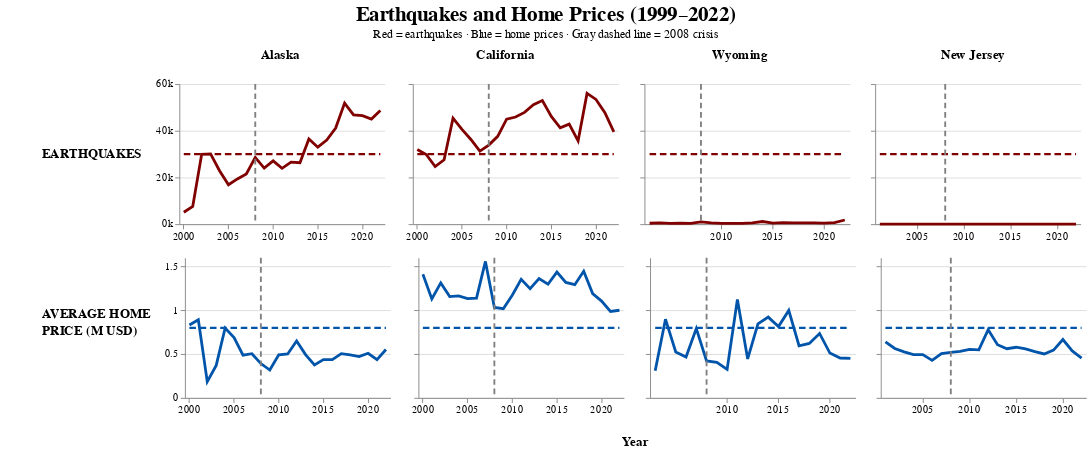

Write notebook code for a chart like this one.
### Markdown cell above
# Focus sur un Californie et Alaska

### Code cell
import altair as alt
import pandas as pd

# --- (Configuration des données et constantes) ---
states_of_interest = ["Alaska", "California", "Wyoming", "New Jersey"]

df = df_state_ACNJW[
    (df_state_ACNJW["state"].isin(states_of_interest)) &
    (df_state_ACNJW["year"] >= 1998) &
    (df_state_ACNJW["year"] <= 2022) &
    (df_state_ACNJW["n_earthquakes"] > 0) &
    (df_state_ACNJW["avg_price"] > 0)
].copy()

df["avg_price_million"] = df["avg_price"] / 1_000_000
df["state"] = pd.Categorical(df["state"], categories=states_of_interest, ordered=True)

RED = "#800000"
BLUE = "#0055aa"

crisis_line = alt.Chart(pd.DataFrame({"year":[2008]})).mark_rule(
    color="gray", strokeDash=[6,4], strokeWidth=2
).encode(x="year:O")

# ----------------------------------------------------
# 1. NEW FUNCTION: COMBINED MINI-PANEL BUILDER
# FIX: 'None' for format replaced with an empty string ('')
# ----------------------------------------------------
def make_consistent_panel(data, y_field, color, index, is_earthquake_panel=False):
    # Only show Y-axis labels for the first panel (index 0)
    show_labels = (index == 0)

    # CORRECTION : Utiliser '' au lieu de None pour le format par défaut.
    y_axis_format = '~s' if is_earthquake_panel else '' 

    base = alt.Chart(data).encode(
        x=alt.X("year:O",
                title=None,
                axis=alt.Axis(
                    values=list(range(1990, 2026, 5)),
                    labelAngle=0,
                    labelFontSize=11,
                    titleFontSize=12
                ))
    )
    line = base.mark_line(color=color, strokeWidth=3).encode(
        y=alt.Y(y_field,
                title=None,
                # Encodage de l'axe Y pour le partage d'échelle et le contrôle des labels
                axis=alt.Axis(
                    labels=show_labels, 
                    labelFontSize=11,
                    titleFontSize=12,
                    format=y_axis_format # Applique le format K ou le format par défaut ('')
                )
        )
    )
    trend = base.transform_regression("year", y_field).mark_line(
        color=color, strokeDash=[7,4], strokeWidth=2.5
    )
    return (line + trend + crisis_line).properties(width=220, height=150)

# ---------------------------
# 2. BUILD 4 PANELS FOR EARTHQUAKES
# ---------------------------
eq_panels_list = [
    make_consistent_panel(df[df["state"] == state], "n_earthquakes:Q", RED, i, is_earthquake_panel=True)
    for i, state in enumerate(states_of_interest)
]

eq_panels = alt.hconcat(
    *eq_panels_list,
    spacing=20
).resolve_scale(
    y="shared"
)

# ---------------------------
# 3. BUILD 4 PANELS FOR PRICES
# ---------------------------
pr_panels_list = [
    make_consistent_panel(df[df["state"] == state], "avg_price_million:Q", BLUE, i, is_earthquake_panel=False)
    for i, state in enumerate(states_of_interest)
]

pr_panels = alt.hconcat(
    *pr_panels_list,
    spacing=20
).resolve_scale(
    y="shared"
)

# ---------------------------
# STATE LABELS (Alignement parfait)
# ---------------------------
state_labels_charts = [
    alt.Chart().mark_text(text=state, fontSize=14, fontWeight="bold", align="center").encode(
        # Positionne le texte au milieu de la colonne de 220px
        x=alt.value(200) 
    ).properties(
        width=220, 
        height=20
    )
    for state in states_of_interest
]

state_labels = alt.hconcat(
    *state_labels_charts
)


# ---------------------------
# ROW HEADERS
# ---------------------------
eq_header = alt.Chart().mark_text(
    text="EARTHQUAKES",
    fontSize=14,
    fontWeight="bold",
    align="left",
    baseline="middle",
    dy=0
).properties(
    width=80,
    height=150
)

pr_header = alt.Chart().mark_text(
    text="AVERAGE HOME\nPRICE (M USD)",
    fontSize=14,
    fontWeight="bold",
    align="left",
    lineBreak='\n',
    baseline="middle",
    lineHeight=18,
    dy=-14
).properties(
    width=80,
    height=150
)

# ---------------------------
# ESPACES VIDES POUR ALIGNEMENT
# ---------------------------
empty_spacer = alt.Chart().mark_text(text="").properties(width=80, height=20)
x_spacer = alt.Chart().mark_text(text="").properties(width=80, height=30)

# ---------------------------
# AXE X GLOBAL
# ---------------------------
xlabel = alt.Chart().mark_text(
    text="Year", fontSize=14, fontWeight="bold"
).encode(x=alt.value(580) 
).properties(width=(220*4) + (20*3), height=30)

# ---------------------------
# LAYOUT FINAL (4×2)
# ---------------------------
eq_row_with_header = alt.hconcat(
    eq_header,
    eq_panels,
    spacing=15
)
pr_row_with_header = alt.hconcat(
    pr_header,
    pr_panels,
    spacing=15
)

state_labels_with_spacer = alt.hconcat(
    empty_spacer.properties(height=20),
    state_labels,
    spacing=15
)
xlabel_with_spacer = alt.hconcat(
    x_spacer.properties(height=30),
    xlabel,
    spacing=15
)

full_layout = alt.vconcat(
    state_labels_with_spacer,
    eq_row_with_header,
    pr_row_with_header,
    xlabel_with_spacer
).properties(
    title={
        "text": "Earthquakes and Home Prices (1999–2022)",
        "subtitle": "Red = earthquakes · Blue = home prices · Gray dashed line = 2008 crisis",
        "anchor": "middle",
        "fontSize": 22,
        "subtitleFontSize": 13
    },
    spacing=15
).configure_view(
    strokeWidth=0
)

full_layout
